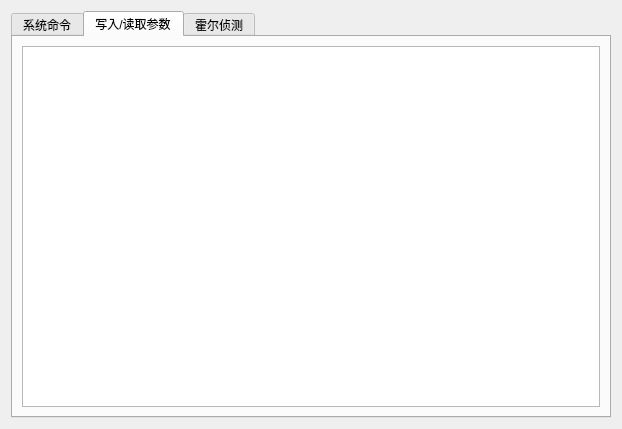
<?xml version="1.0" encoding="UTF-8"?>
<ui version="4.0">
 <class>Parameter_configForm</class>
 <widget class="QWidget" name="Parameter_configForm">
  <property name="geometry">
   <rect>
    <x>0</x>
    <y>0</y>
    <width>622</width>
    <height>429</height>
   </rect>
  </property>
  <property name="windowTitle">
   <string>Form</string>
  </property>
  <layout class="QHBoxLayout" name="horizontalLayout">
   <item>
    <widget class="QTabWidget" name="tabWidget">
     <property name="acceptDrops">
      <bool>false</bool>
     </property>
     <property name="currentIndex">
      <number>1</number>
     </property>
     <property name="documentMode">
      <bool>false</bool>
     </property>
     <property name="tabsClosable">
      <bool>false</bool>
     </property>
     <widget class="QWidget" name="tab_1">
      <attribute name="title">
       <string>系统命令</string>
      </attribute>
      <widget class="QPushButton" name="pushButton_enable_status">
       <property name="geometry">
        <rect>
         <x>250</x>
         <y>40</y>
         <width>75</width>
         <height>23</height>
        </rect>
       </property>
       <property name="text">
        <string>查询</string>
       </property>
      </widget>
      <widget class="QWidget" name="layoutWidget">
       <property name="geometry">
        <rect>
         <x>20</x>
         <y>40</y>
         <width>219</width>
         <height>22</height>
        </rect>
       </property>
       <layout class="QHBoxLayout" name="horizontalLayout_2">
        <item>
         <widget class="QLabel" name="label">
          <property name="text">
           <string>flash使能状态</string>
          </property>
         </widget>
        </item>
        <item>
         <widget class="QLineEdit" name="lineEdit_enable_status"/>
        </item>
       </layout>
      </widget>
     </widget>
     <widget class="QWidget" name="tab_2">
      <attribute name="title">
       <string>写入/读取参数</string>
      </attribute>
      <layout class="QHBoxLayout" name="horizontalLayout_3">
       <item>
        <widget class="QTableWidget" name="tableWidget_parameter_list"/>
       </item>
      </layout>
     </widget>
     <widget class="QWidget" name="tab_4">
      <attribute name="title">
       <string>霍尔侦测</string>
      </attribute>
     </widget>
    </widget>
   </item>
  </layout>
 </widget>
 <resources/>
 <connections/>
</ui>
